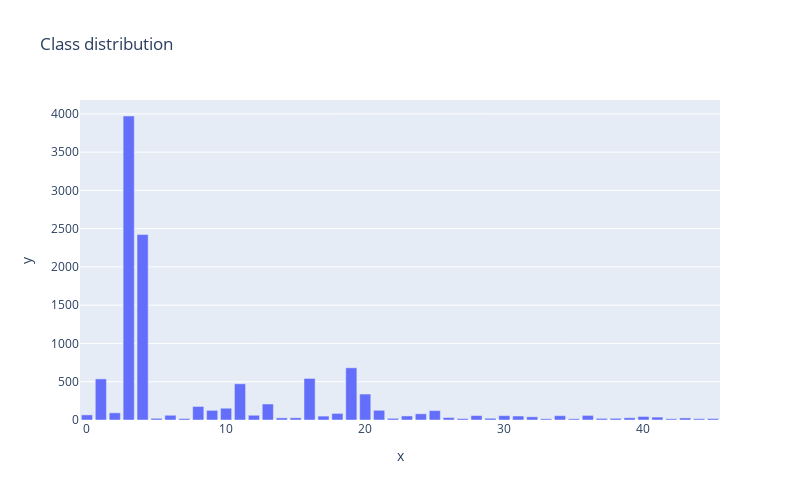

Notebook code for this chart:
### Code cell
# Plot the distribution of the target variable
px.bar(x=unique_values, y=counts,  
       width=800, height=500, title='Class distribution')

### Figure 1 — Plotly figure (JSON) as saved in the notebook; plotly's stock layout.template omitted (floating-point values rounded to 4 significant figures)
{"data": [{"alignmentgroup": "True", "hovertemplate": "x=%{x}<br>y=%{y}<extra></extra>", "legendgroup": "", "marker": {"color": "#636efa", "pattern": {"shape": ""}}, "name": "", "offsetgroup": "", "orientation": "v", "showlegend": false, "textposition": "auto", "type": "bar", "x": [0, 1, 2, 3, 4, 5, 6, 7, 8, 9, 10, 11, 12, 13, 14, 15, 16, 17, 18, 19, 20, 21, 22, 23, 24, 25, 26, 27, 28, 29, 30, 31, 32, 33, 34, 35, 36, 37, 38, 39, 40, 41, 42, 43, 44, 45], "xaxis": "x", "y": [67, 537, 94, 3972, 2423, 22, 62, 19, 177, 126, 154, 473, 62, 209, 28, 29, 543, 51, 86, 682, 339, 127, 22, 53, 81, 123, 32, 19, 58, 23, 57, 52, 42, 16, 57, 16, 60, 21, 22, 29, 46, 38, 16, 27, 17, 19], "yaxis": "y"}], "layout": {"barmode": "relative", "height": 500, "legend": {"tracegroupgap": 0}, "title": {"text": "Class distribution"}, "width": 800, "xaxis": {"anchor": "y", "domain": [0, 1], "title": {"text": "x"}}, "yaxis": {"anchor": "x", "domain": [0, 1], "title": {"text": "y"}}}}
